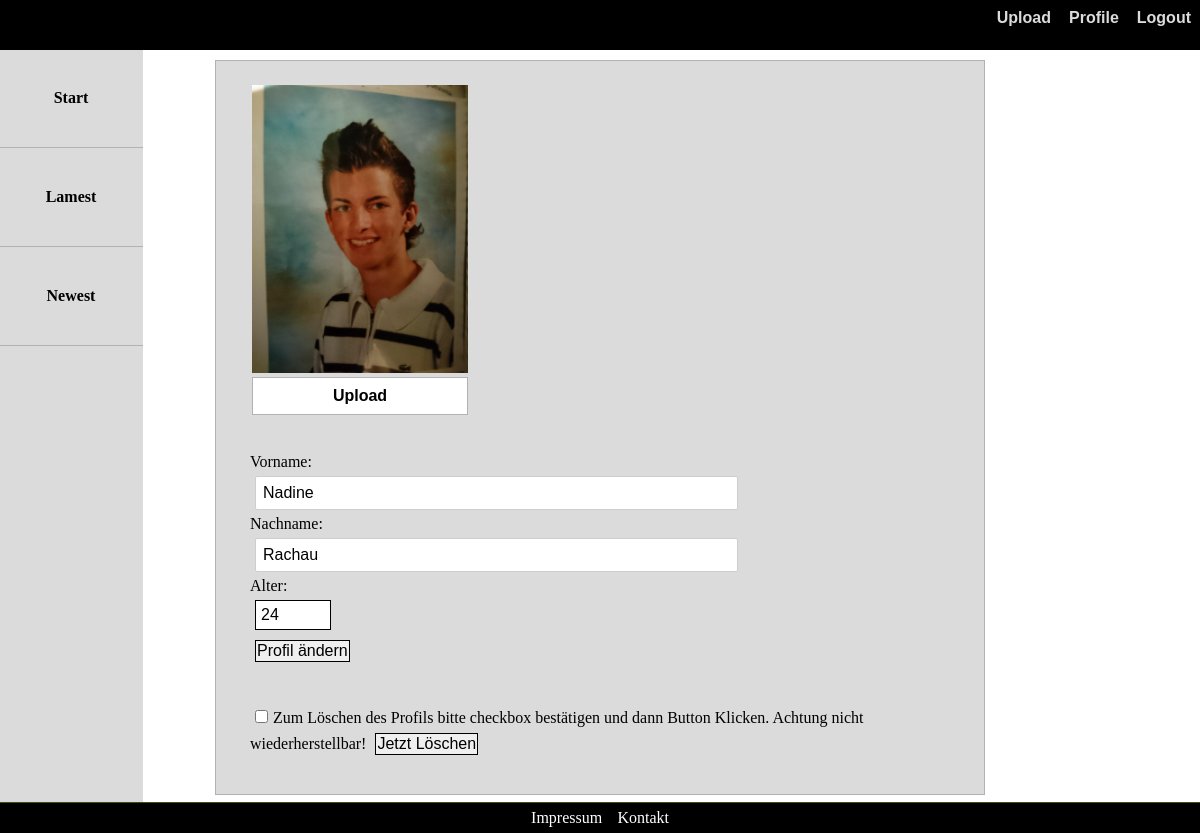
The page /profile.php (signed in) on the database its author committed.
### tables this page shows
CREATE TABLE `users` (
  `id` int(10) UNSIGNED NOT NULL,
  `nickname` varchar(255) NOT NULL,
  `email` varchar(255) NOT NULL,
  `password` varchar(255) NOT NULL,
  `profilePic` varchar(255) NOT NULL,
  `lastName` varchar(255) NOT NULL,
  `firstName` varchar(255) NOT NULL,
  `age` int(11) NOT NULL
);

### profile.php (the view, shortened to what this page needs)
<?php
    $pdo = new PDO('mysql:host=localhost;dbname=neinGag', 'root', '');
?>
<!doctype html>
<html>
	<head>
		<link href="./css/style.css" rel="stylesheet" type="text/css"/>
	</head>
	<body>
	<header>
		<?php
			if(!isset($_SESSION['userid']))
				include('menu.php');
			else
				include('menu2.php');
		?>
	</header>
	<?php
	include('menu3.php');
	include('footer.php');
	?>
		<article class="profileContainer">
			<section class="profilePic_profil">
			<?php
				$sql = "SELECT * FROM users WHERE nickname = '$_SESSION[userid]'";
				$profilePic = $pdo->query($sql)->fetch();
				if($profilePic['profilePic']){
					echo '<section>'.'<label for="upProfile"><img class="fakeLbl" src="users/'.$profilePic['nickname'].'/'.$profilePic['profilePic'].'"width="100%"></label>'.'</section>';
				}
				else
					echo '<label for="upProfile"><section>'.'<img src="images/noPic.png" width="100%">'.'</section></label>';
			?>
				<button class="upBtn" id="upProfile" onclick="document.getElementById('uploadProf').style.display='block'">Upload</button>
				</section>
			<section class="userInformations">
				<form action="submitUserInformation.php" method="post"><br>
					Vorname:<br>
					<input type="text" name="firstName" value="<?php echo $profilePic['firstName'];?>"><br>
					Nachname:<br>
					<input type="text" name="lastName" value="<?php echo $profilePic['lastName'];?>"><br>
					Alter:<br>
					<input style="padding: 5px;" type="number" min="0" max="100" name="age" value="<?php echo $profilePic['age'];?>"><br>
					<input type="submit" value="Profil ändern">
				</form>
				<form action="deleteProfile.php" method="post"><br>
					<label><input type="checkbox" required name="confirmDelete">Zum Löschen des Profils bitte checkbox bestätigen und dann Button Klicken. Achtung nicht wiederherstellbar!</label>
					<input type="submit" value="Jetzt Löschen">
				</form>
			</section>
		</article>
	</body>
</html>

### css/style.css (style rules this page uses)
* { margin: 0; padding: 0; }
header { position: fixed; background: rgb(0, 0, 0); height: 6%; top: 0; left: 0; right: 0; z-index: +1; }
body { position: absolute; top: 6%; width: 100%; }
.nav li a, button { text-align:center; background-color:black; color:rgb(219, 219, 219); display:block; padding:9px; box-sizing:border-box; text-decoration:none; font-weight:bold; border-style: none; margin-right: -6px; font-family: 'Franklin Gothic Medium', 'Arial Narrow', Arial, sans-serif; font-size: medium; }
form { padding: 10px; }
input { border: 1px solid black; font-size: 16px; margin: 5px; padding: 1px; }
article { margin-top: 10px; margin-bottom: 40px; margin-right: auto; margin-left: auto; width: 60%; }
input[type=text], input[type=password] { display: inline-block; align-items: center; justify-content: center; width: 69%; border-radius: 2px; box-sizing: border-box; border:1px solid rgb(206, 206, 206); padding: 7px; transition: all 0.30s ease-in-out; outline: none; }
button, input[type=submit] { cursor: pointer; }
.profileContainer { background-color: rgb(219, 219, 219); border: 1px solid rgb(179, 178, 178); padding: 2%; }
.profilePic_profil { display: block; padding-right: 20px; margin-bottom: 10px; margin-left: 12px; height: 10%; width: 30%; float: left; }
.upBtn { width: 100%; background-color: white; border: 1px solid rgb(179, 178, 178); color: black; }
.userInformations { clear: both; display: block; }

### rows shown on the page
users: nickname+profilePic (picture), firstName "Nadine", lastName "Rachau", age "24"
